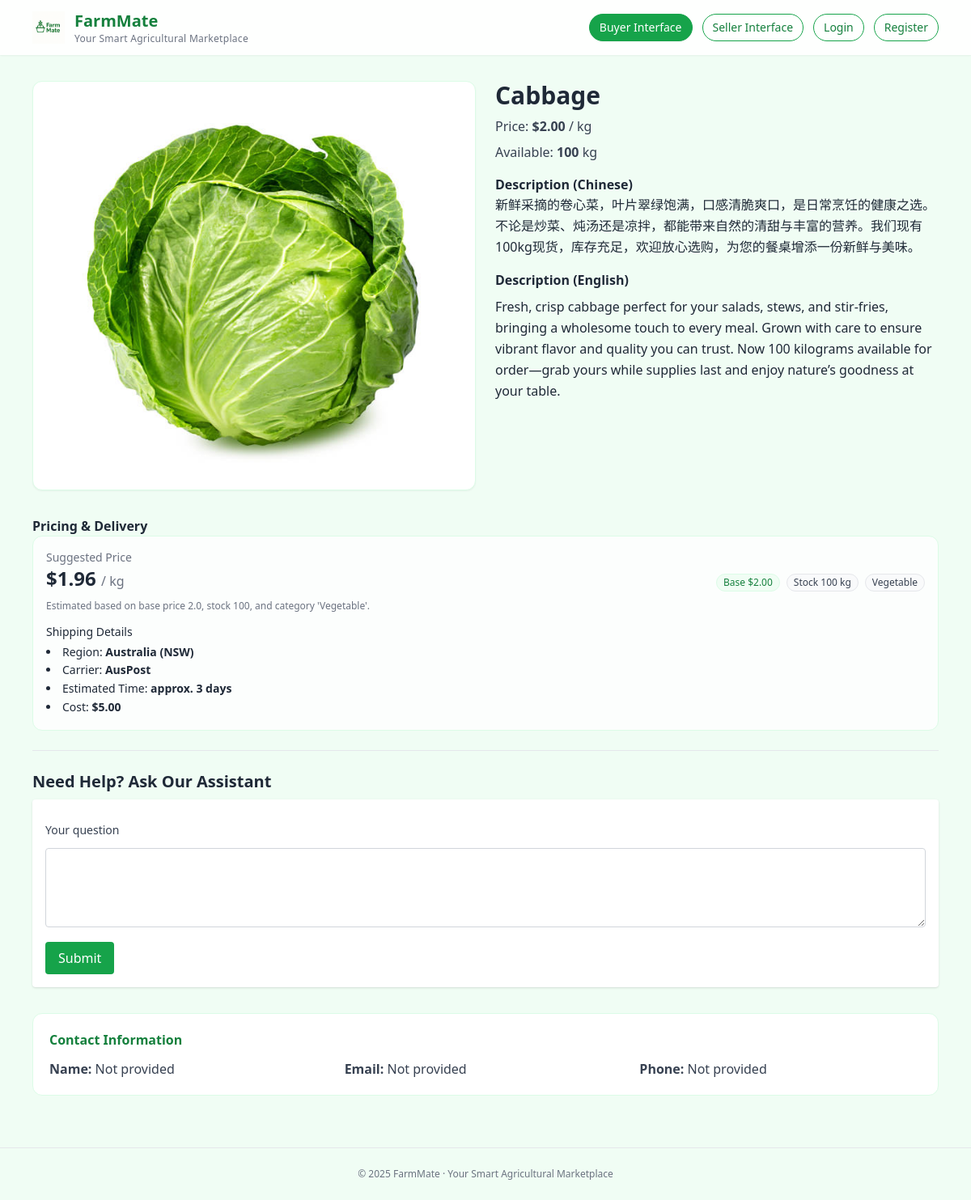
The app's page /buy/products/7/ with its own data.
### products/models.py (models this page shows, shortened)
class Product(models.Model):
    supplier = models.ForeignKey(SupplierProfile, on_delete=models.CASCADE, related_name="products")
    name = models.CharField(max_length=200)
    category = models.CharField(max_length=100, blank=True)
    unit = models.CharField(max_length=50, default="kg")
    stock = models.PositiveIntegerField(default=0)
    base_price = models.DecimalField(max_digits=10, decimal_places=2, default=0)
    ai_description_en = models.TextField(blank=True)
    ai_description_zh = models.TextField(blank=True)
    created_at = models.DateTimeField(auto_now_add=True)
    image = models.ImageField(upload_to="products/", blank=True, null=True)
    is_active = models.BooleanField(default=True, verbose_name="Active (listed)")
    purchase_link = models.URLField(blank=True, null=True, verbose_name="Purchase Link")
    class Meta:
        verbose_name = "Product"
        verbose_name_plural = "Products"
        ordering = ["-created_at", "id"]
        indexes = [
            models.Index(fields=["supplier"]),
            models.Index(fields=["name"]),
            models.Index(fields=["category"]),
            models.Index(fields=["is_active"]),
        ]

class SupplierProfile(models.Model):
    user = models.OneToOneField(settings.AUTH_USER_MODEL, on_delete=models.CASCADE)
    company_name = models.CharField(max_length=200)
    contact_name = models.CharField(max_length=100, blank=True)
    phone = models.CharField(max_length=50, blank=True)
    email = models.EmailField(blank=True)
    address = models.CharField(max_length=255, blank=True)
    description = models.TextField(blank=True)
    logo = models.ImageField(upload_to="logos/", blank=True, null=True)
    business_license = models.FileField(upload_to="licenses/", blank=True, null=True)
    class Meta:
        verbose_name = "Supplier profile"
        verbose_name_plural = "Supplier profiles"
        ordering = ["company_name", "id"]

### pricing/models.py (models this page shows, shortened)
class PriceSuggestion(models.Model):
    product = models.ForeignKey(Product, on_delete=models.CASCADE, related_name="price_suggestions")
    suggested_price = models.DecimalField(max_digits=10, decimal_places=2)
    rationale = models.TextField(blank=True)
    created_at = models.DateTimeField(auto_now_add=True)
    class Meta:
        ordering = ["-created_at"]
        verbose_name = "Price suggestion"
        verbose_name_plural = "Price suggestions"

class LogisticsInfo(models.Model):
    product = models.ForeignKey(Product, on_delete=models.CASCADE, related_name="logistics")
    region = models.CharField(max_length=100)
    carrier = models.CharField(max_length=100, blank=True)
    estimated_days = models.PositiveIntegerField(default=7)
    cost_estimate = models.DecimalField(max_digits=10, decimal_places=2, default=0)
    class Meta:
        ordering = ["product", "region"]
        verbose_name = "Logistics info"
        verbose_name_plural = "Logistics infos"
        indexes = [
            models.Index(fields=["product"]),
            models.Index(fields=["region"]),
        ]

### products/views.py (the view)
# urls.py: path('buy/products/<int:pk>/', product_detail, name='product-detail'),
def product_detail(request, pk):
    p = get_object_or_404(Product.objects.select_related("supplier"), pk=pk)
    if not p.is_active:
        raise Http404("Product is inactive")
    unit = p.unit or "kg"
    sp = getattr(p, "supplier", None)
    seller_bits = []
    if sp:
        if sp.company_name:
            seller_bits.append(f"Company: {sp.company_name}")
        if sp.contact_name:
            seller_bits.append(f"Contact name: {sp.contact_name}")
        if sp.email:
            seller_bits.append(f"Email: {sp.email}")
        if sp.phone:
            seller_bits.append(f"Phone: {sp.phone}")
        if sp.address:
            seller_bits.append(f"Address: {sp.address}")
    seller_info = "Seller info: " + ("; ".join(seller_bits) if seller_bits else "Not provided")
    lg_last = p.logistics.last() if hasattr(p, "logistics") else None
    logistics_info = ""
    if lg_last:
        logistics_info = (
            f"Shipping: region {lg_last.region}, carrier {lg_last.carrier}, "
            f"ETA approx. {lg_last.estimated_days} days, cost ${lg_last.cost_estimate}"
        )
    ctx_parts = [
        f"Product: {p.name}",
        f"Base price: {p.base_price} per {unit}",
        f"Stock: {p.stock} {unit}",
        f"Category: {p.category}" if p.category else "",
        f"Description (English): {p.ai_description_en or ''}",
        f"Description (Chinese): {p.ai_description_zh or ''}",
        seller_info,
        logistics_info,
    ]
    product_context = "\n".join([x for x in ctx_parts if x])
    product_context = Truncator(product_context).chars(3500)
    ai_answer = None
    form = QuestionForm(request.POST or None)
    if request.method == "POST" and form.is_valid():
        q = form.cleaned_data["question"]
        ai = LLMClient()
        ai_answer = ai.answer_question(q, product_context)
    return render(
        request,
        "buyer/product_detail.html",
        {"p": p, "form": form, "ai_answer": ai_answer},
    )

### qa/forms.py
class QuestionForm(forms.Form):
    question = forms.CharField(label='向AI提问（价格/物流/库存等）', max_length=300)

### templates/buyer/product_detail.html (shortened to what this page needs)
{% extends "_base.html" %}
{% block content %}
  <div class="grid md:grid-cols-12 gap-6">
    <div class="md:col-span-6">
      {% if p.image %}
        <div class="bg-white border border-green-100 rounded-xl p-3 shadow-sm">
          <img
            src="{{ p.image.url }}"
            alt="{{ p.name }}"
            class="w-full h-[480px] object-cover rounded-lg"
          >
        </div>
      {% endif %}
    </div>
    <div class="md:col-span-6">
      <h2 class="text-3xl font-bold mb-2">{{ p.name }}</h2>
      <p class="text-gray-700 mb-2">
        Price: <strong>${{ p.base_price }}</strong> / {{ p.unit|default:"kg" }}
      </p>
      <p class="text-gray-700 mb-4">
        Available: <strong>{{ p.stock }}</strong> {{ p.unit|default:"kg" }}
      </p>
      <h3 class="font-semibold mt-4">Description (Chinese)</h3>
      <p class="text-left leading-relaxed">
        {{ p.ai_description_zh|default:"Not generated yet" }}
      </p>
      <h3 class="font-semibold mt-4">Description (English)</h3>
      <p class="text-left leading-relaxed mt-2">
        {{ p.ai_description_en|default:"Not generated yet" }}
      </p>
    </div>
    <div class="md:col-span-12">
      <h3 class="font-semibold mt-2">Pricing & Delivery</h3>
      <div class="bg-white/80 border border-green-100 rounded-xl p-4">
        {% with ps=p.price_suggestions.last lg=p.logistics.last %}
          {% if ps or lg %}
            {% if ps %}
            <div class="flex flex-wrap items-end justify-between gap-3">
              <div>
                <div class="text-sm text-gray-500">Suggested Price</div>
                <div class="text-2xl font-semibold">
                  ${{ ps.suggested_price }}
                  <span class="text-base font-normal text-gray-500">/ {{ p.unit|default:"kg" }}</span>
                </div>
              </div>
              <div class="flex flex-wrap gap-2">
                <span class="px-2 py-0.5 text-xs rounded-full bg-green-50 text-green-700 border border-green-100">
                  Base ${{ p.base_price }}
                </span>
                <span class="px-2 py-0.5 text-xs rounded-full bg-gray-50 text-gray-700 border border-gray-200">
                  Stock {{ p.stock }} {{ p.unit|default:"kg" }}
                </span>
                {% if p.category %}
                <span class="px-2 py-0.5 text-xs rounded-full bg-gray-50 text-gray-700 border border-gray-200">
                  {{ p.category }}
                </span>
                {% endif %}
              </div>
            </div>
            {% if ps.rationale %}
            <p class="mt-2 text-xs text-gray-500 leading-relaxed">
              {{ ps.rationale }}
            </p>
            {% endif %}
            {% endif %}
            {% if lg %}
            <div class="mt-3 text-sm">
              <div class="font-medium mb-1">Shipping Details</div>
              <ul class="list-disc list-inside text-gray-800 leading-relaxed">
                <li>Region: <strong>{{ lg.region }}</strong></li>
                <li>Carrier: <strong>{{ lg.carrier }}</strong></li>
                <li>Estimated Time: <strong>approx. {{ lg.estimated_days }} days</strong></li>
                <li>Cost: <strong>${{ lg.cost_estimate }}</strong></li>
              </ul>
            </div>
            {% endif %}
          {% else %}
            <p class="text-sm text-gray-500">No pricing or logistics suggestions available.</p>
          {% endif %}
        {% endwith %}
      </div>
    </div>
  </div>
  <hr class="my-6">
  <h3 class="text-xl font-semibold mb-2">Need Help? Ask Our Assistant</h3>
  <form method="post" class="space-y-3 bg-white p-4 rounded shadow">
    <label class="block text-sm font-medium text-gray-700 mb-1" for="{{ form.question.id_for_label }}">
      Your question
    </label>
    <textarea
      id="{{ form.question.id_for_label }}"
      name="{{ form.question.html_name }}"
      rows="3"
      class="w-full rounded border border-gray-300 p-3 focus:outline-none focus:ring-2 focus:ring-green-500 focus:border-green-500"
    >{{ form.question.value|default_if_none:'' }}</textarea>
    <button class="px-4 py-2 bg-green-600 text-white rounded hover:bg-green-700 transition" type="submit">
      Submit
    </button>
  </form>
  {% if p.supplier %}
  <div class="mt-8 bg-white border border-green-100 rounded-xl p-5">
    <h3 class="font-semibold mb-3 text-green-700">Contact Information</h3>
    <div class="grid md:grid-cols-3 gap-4 text-gray-700">
      <p><strong>Name:</strong> {{ p.supplier.contact_name|default:"Not provided" }}</p>
      <p><strong>Email:</strong> {{ p.supplier.email|default:"Not provided" }}</p>
      <p><strong>Phone:</strong> {{ p.supplier.phone|default:"Not provided" }}</p>
    </div>
  </div>
  {% endif %}
{% endblock %}

### records on screen
Product: image (picture), name "Cabbage", base_price "2.00", unit "kg", stock "100", ai_description_zh "新鲜采摘的卷心菜，叶片翠绿饱满，口感清脆爽口，是日常烹饪的健康之选。不论是炒菜、炖汤还是凉拌，都能带来自然的清甜与丰富的营养。我们现有100kg现货，库存充足，欢迎放心选购，为您的餐桌增添一份新鲜与美味。", ai_description_en "Fresh, crisp cabbage perfect for your salads, stews, and stir-fries, bringing a wholesome touch to every meal. Grown with care to ensure vibrant flavor and quality you can trust. Now 100 kilograms available for order—grab yours while supplies last and enjoy nature’s goodness at your table.", category "Vegetable", supplier.contact_name "Not provided", supplier.email "Not provided", supplier.phone "Not provided"
PriceSuggestion: suggested_price "1.96", rationale "Estimated based on base price 2.0, stock 100, and category 'Vegetable'."
LogisticsInfo: region "Australia (NSW)", carrier "AusPost", estimated_days "3", cost_estimate "5.00"
